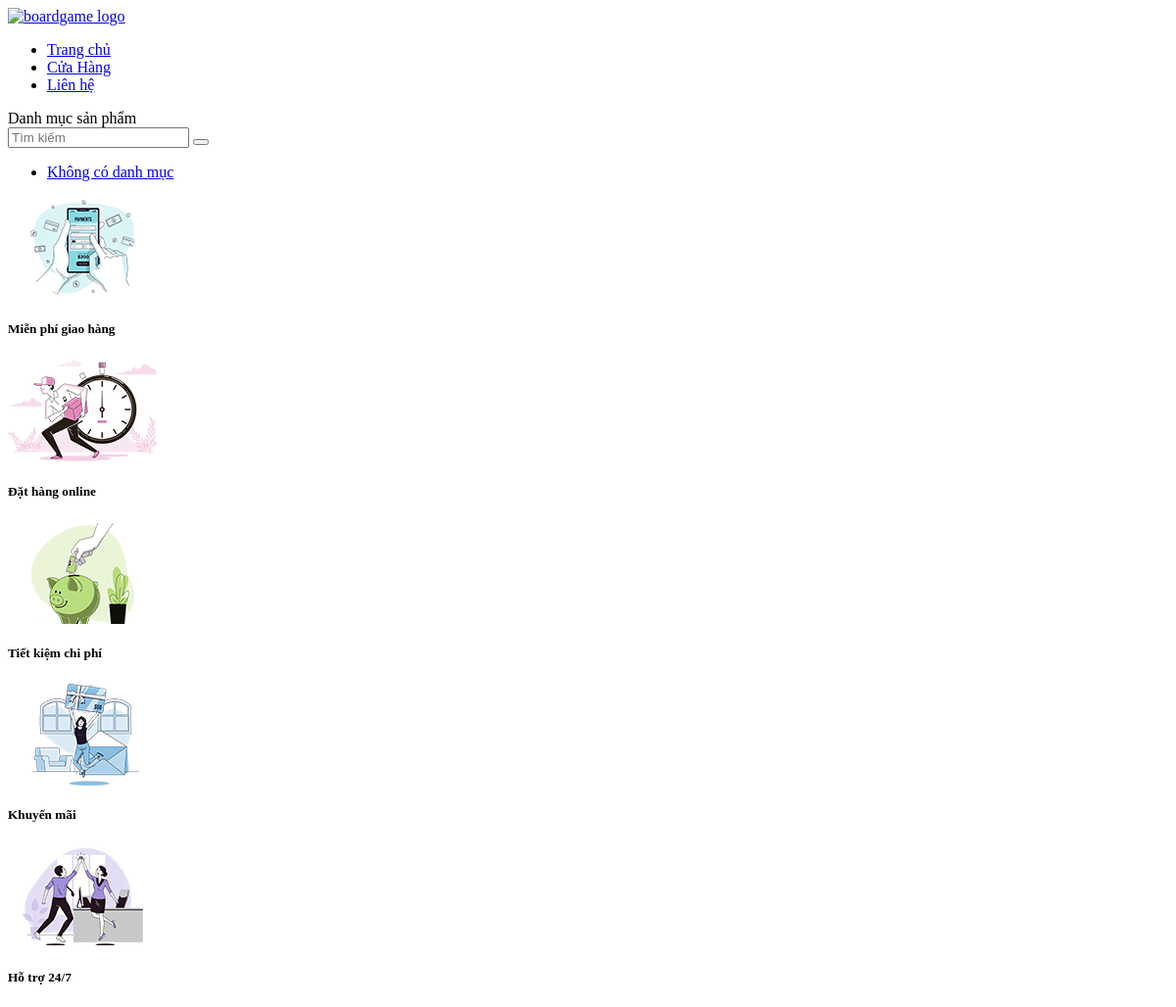
The app's page /page/header-out.php, older data.
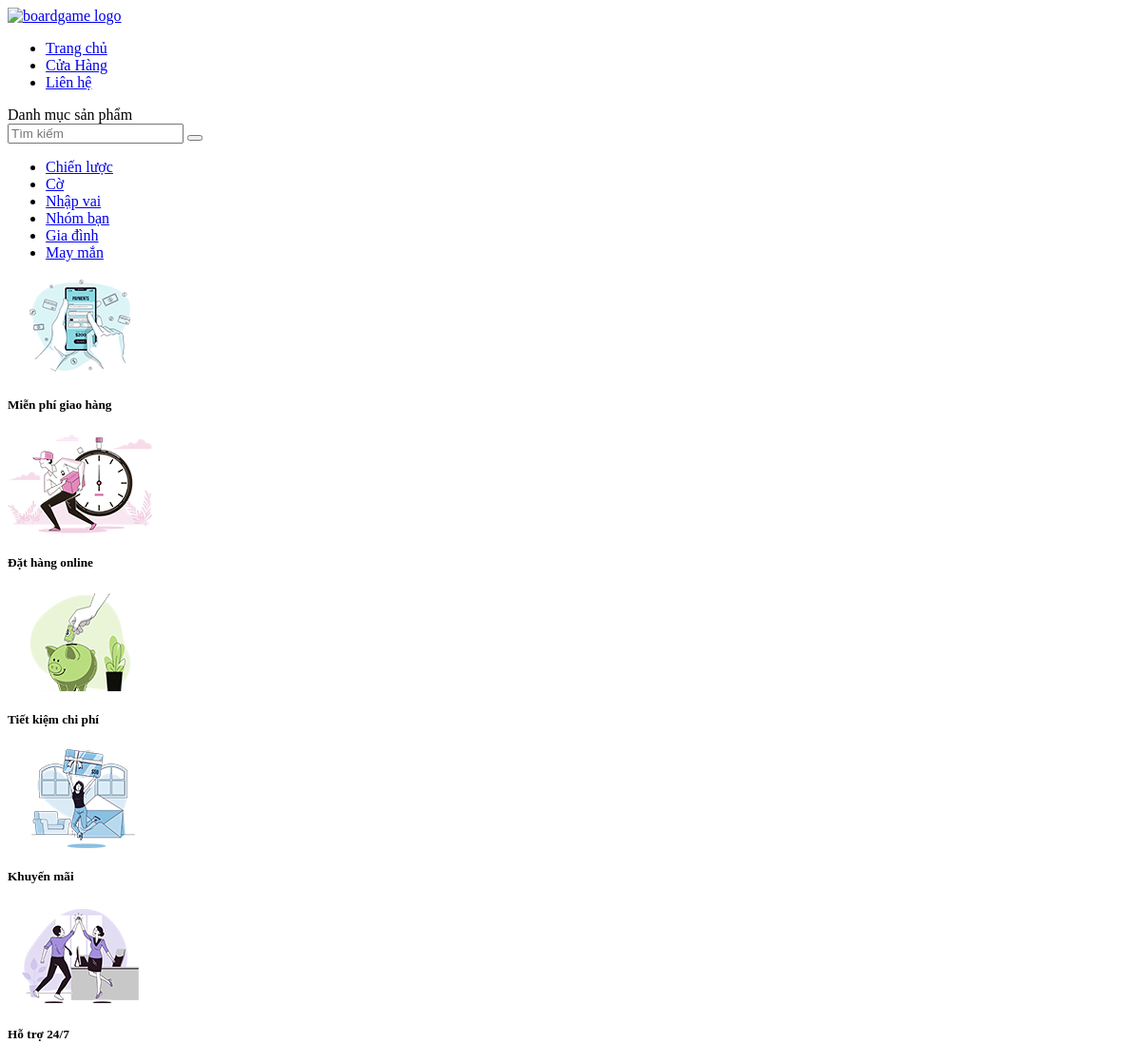
The same page, newer data.
### tables this page shows
CREATE TABLE `tbl_category` (
    `cateid` int(10) NOT NULL,
    `categoryName` varchar(50) NOT NULL
  );

### page/header-out.php (the view, shortened to what this page needs)
<body>
    <div class="header">
        <div class="head-container">
            <div class="top-bar">
                <a href="index.php" class="logo">
                    <img src="images/logo image/Logo image.png" alt="boardgame logo">
                </a>
                <ul class="nav-bar">
                    <li><a href="index.php">Trang chủ</a></li>
                    <li><a href="trangsp/trangspchinh/trangspchinh.php">Cửa Hàng</a></li>
                    <li><a href="Lienhe/Lienhe.html">Liên hệ</a></li>
                </ul>
            </div>
        </div>
    </div>
    <div class="border-top">
        <div class="border-container">
            <div class="box-menu">
                <div class="main-text">
                    Danh mục sản phẩm
                </div>
            </div>
            <div class="wrapper">
            <div class="search-input">
                <form action="" method="GET">
                    <input type="text" name="keyword" placeholder="Tìm kiếm">
                    <button type="submit" class="icon"><i class="fas fa-search"></i></button>
                </form>
            </div>
            </div>
        </div>
    </div>
    <div class="menu-list">
        <div class="menu-container">
            <div class="cover">
            <ul class="menu-link none" id="menu-list">
        <?php
        $sql_categories = "SELECT * FROM tbl_category";
        $result_categories = mysqli_query($conn, $sql_categories);
        if (mysqli_num_rows($result_categories) > 0) {
            while ($row_category = mysqli_fetch_assoc($result_categories)) {
                echo "<li><a href='./trangsp/trangspchinh/loaisp.php?cateid=" . $row_category['cateid'] . "'>" . $row_category['categoryName'] . "</a></li>";
            }
        } else {
            echo "<li><a href='#'>Không có danh mục</a></li>";
        }
        ?>
    </ul>
            </div>
        </div>
    </div>
    <div class="feature">
        <div class="ft-cover">
            <div class="ft-box">
                <a><img class="feature-img" src="images/feature images/f1.png" alt=""></a>
                <h5>Miễn phí giao hàng</h5>
            </div>
            <div class="ft-box">
                <a><img class="feature-img" src="images/feature images/f2.png" alt=""></a>
                <h5>Đặt hàng online</h5>
            </div>
            <div class="ft-box">
                <a><img class="feature-img" src="images/feature images/f3.png" alt=""></a>
                <h5>Tiết kiệm chi phí</h5>
            </div>
            <div class="ft-box">
                <a><img class="feature-img" src="images/feature images/f4.png" alt=""></a>
                <h5>Khuyến mãi</h5>
            </div>
            <div class="ft-box">
                <a><img class="feature-img" src="images/feature images/f5.png" alt=""></a>
                <h5>Hỗ trợ 24/7</h5>
            </div>
        </div>
    </div>

Row changes from the older to the newer data that the page shows:
added tbl_category: categoryName "Chiến lược"
added tbl_category: categoryName "Cờ"
added tbl_category: categoryName "Nhập vai"
added tbl_category: categoryName "Nhóm bạn"
added tbl_category: categoryName "Gia đình"
added tbl_category: categoryName "May mắn"
Text that changed along with them:
text no longer shown: "Không có danh mục"
